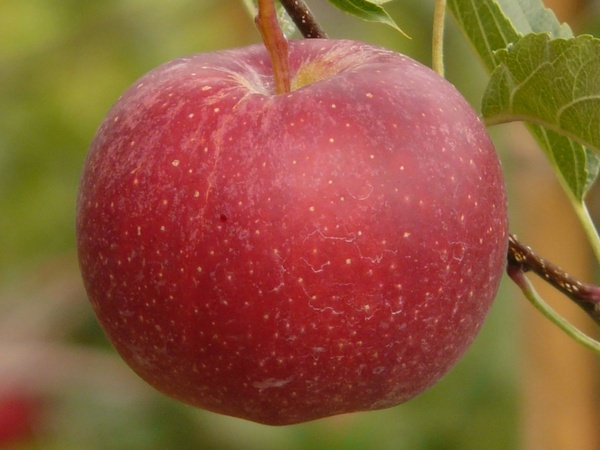
#> input picture OpenCV_tutorial/images/apple.jpg, 600 x 450 px
$ python Image_BlendingPyramid.py
#> lines starting #> are read from the running program, lines starting #| are printed output that depends on the picture
import cv2
import numpy as np

apple = cv2.imread('images/apple.jpg')
#> apple is the input picture: shape (450, 600, 3); mean B, G, R 59.7, 90.7, 143.5
orange = cv2.imread('images/oran.jpg')
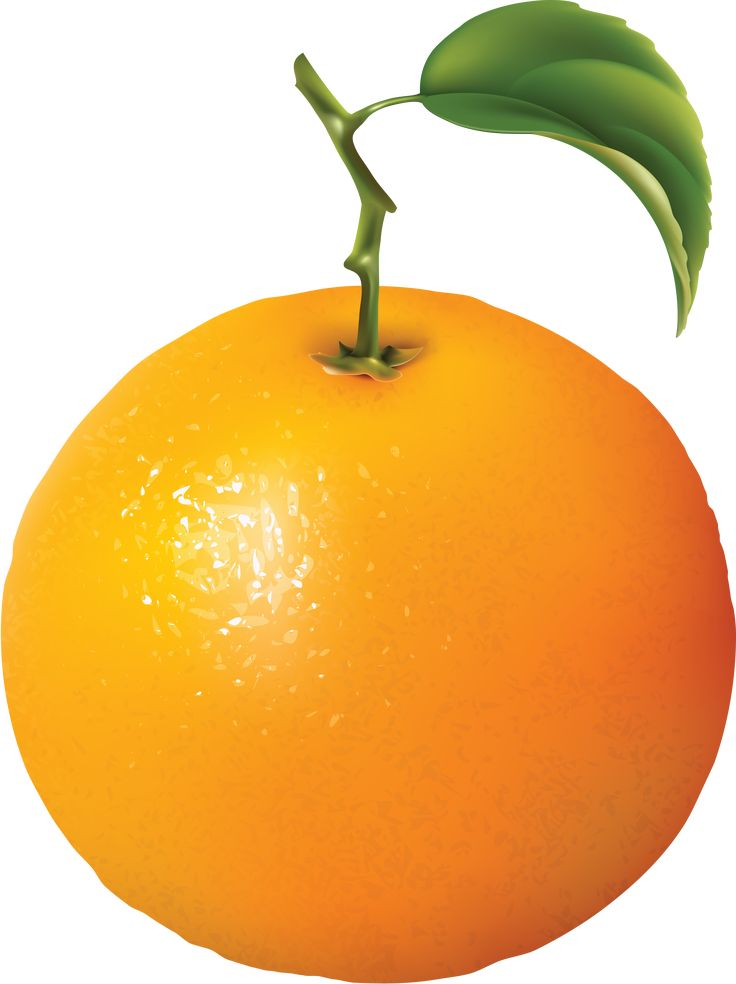
#> input picture OpenCV_tutorial/images/oran.jpg, 736 x 984 px
#> orange is the input picture: shape (984, 736, 3); mean B, G, R 119, 188.1, 236.4

orange = cv2.resize(orange, (apple.shape[1], apple.shape[0]))
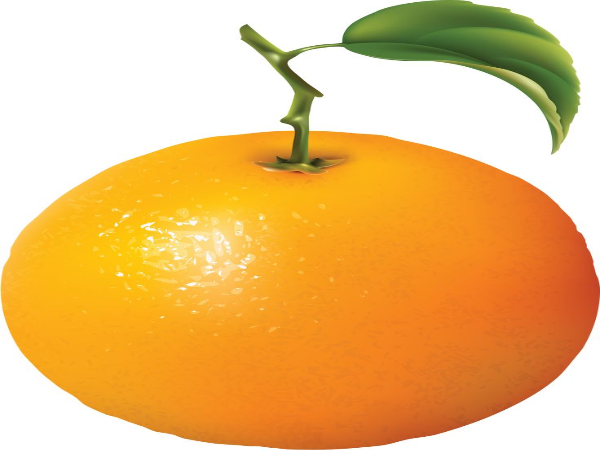
#> orange: shape (450, 600, 3); mean B, G, R 119, 188.1, 236.3
apple_orange = np.hstack((apple[:, :300], orange[:, 300: ])) # Skladanie polowek dwoch obrazow
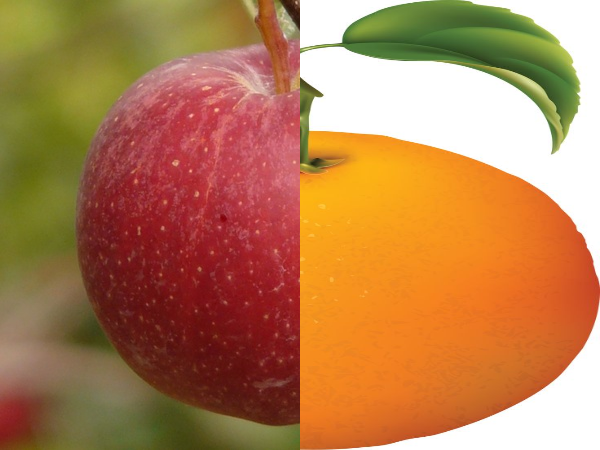
#> apple_orange: shape (450, 600, 3); mean B, G, R 80.6, 126.6, 180.9

# generate Gaussian Piramide
apple_copy = apple.copy()
gp_apple = [apple_copy]
for i in range(6):
    apple_copy = cv2.pyrDown(apple_copy)
    gp_apple.append(apple_copy)
#> after the loop, gp_apple = 7 items

orange_copy = orange.copy()
gp_orange = [orange_copy]
for i in range(6):
    orange_copy = cv2.pyrDown(orange_copy)
    gp_orange.append(orange_copy)
#> this loop made 6 passes
#> pass 1, `orange_copy = cv2.pyrDown(orange_copy)`:
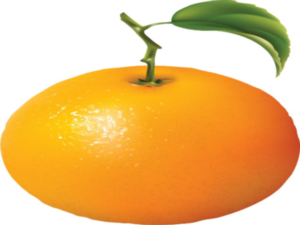
#> orange_copy: shape (225, 300, 3); mean B, G, R 119, 188.1, 236.3
#> after the loop, gp_orange = 7 items

# Generate Laplacian piramide
apple_copy = gp_apple[5]
lp_apple = [apple_copy]
for i in range(5,0,-1):
    gaussian_extended = cv2.pyrUp(gp_apple[i],dstsize = (gp_apple[i - 1].shape[1], gp_apple[i - 1].shape[0]))
    laplacian = cv2.subtract(gp_apple[i-1], gaussian_extended)
    lp_apple.append(laplacian)
#> after the loop, lp_apple = 6 items

orange_copy = gp_orange[5]
lp_orange = [orange_copy]
for i in range(5,0,-1):
    gaussian_extended = cv2.pyrUp(gp_orange[i],dstsize = (gp_orange[i - 1].shape[1], gp_orange[i - 1].shape[0]))
    laplacian = cv2.subtract(gp_orange[i-1], gaussian_extended)
    lp_orange.append(laplacian)
#> this loop made 5 passes
#> pass 1, `gaussian_extended = cv2.pyrUp(gp_orange[i],dstsize = (gp_orange[i - 1]..`:
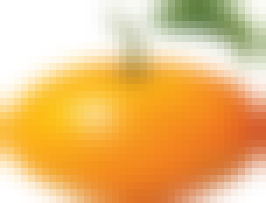
#> gaussian_extended: shape (29, 38, 3) (shown 7 times larger); mean of channels 0, 1, 2 121.1, 188.8, 236; drawn as B, G, R
#> after the loop, lp_orange = 6 items

# Now add left and right halves of images in each level

apple_orange_piramid = []
n= 0
for apple_lap, orange_lap in zip(lp_apple, lp_orange):
    n+= 1
    cols, rows, channels = apple_lap.shape
    laplacian = np.hstack((apple_lap[:, 0:int(cols/2)], orange_lap[:, int(cols/2):cols]))
    apple_orange_piramid.append(laplacian)
#> this loop made 6 passes
#> (cols, rows) on passes 1 to 6: (15, 19), (29, 38), (57, 75), (113, 150), (225, 300), (450, 600)
#> pass 3, `laplacian = np.hstack((apple_lap[:, 0:int(cols/2)], orange_lap[:, int(..`:
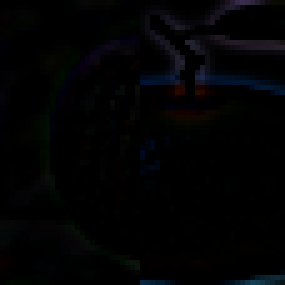
#> laplacian: shape (57, 57, 3) (shown 5 times larger); mean of channels 0, 1, 2 3.4, 2.5, 2.1; drawn as B, G, R
#> after the loop, apple_orange_piramid = 6 items; n = 6

# now reconstruct
apple_orange_reconstruct = apple_orange_piramid[0]

for i in range(1,6):
    apple_orange_reconstruct = cv2.pyrUp(apple_orange_reconstruct)
    apple_orange_reconstruct = cv2.resize(apple_orange_reconstruct, (apple_orange_piramid[i].shape[1], apple_orange_piramid[i].shape[0]))
    apple_orange_reconstruct = cv2.add(apple_orange_piramid[i], apple_orange_reconstruct)
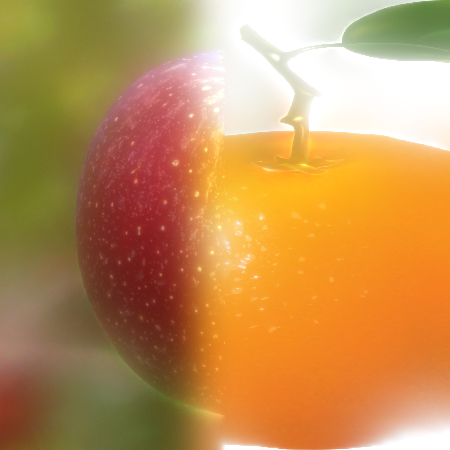
#> apple_orange_reconstruct: shape (450, 450, 3); mean of channels 0, 1, 2 85.2, 143.8, 193.4; drawn as B, G, R

cv2.imshow('Apple', apple)
cv2.imshow('Orange', orange)
cv2.imshow('Apple and Orange', apple_orange)
cv2.imshow('Apple Orange reconstruct', apple_orange_reconstruct)

cv2.waitKey(0)
cv2.destroyAllWindows()
